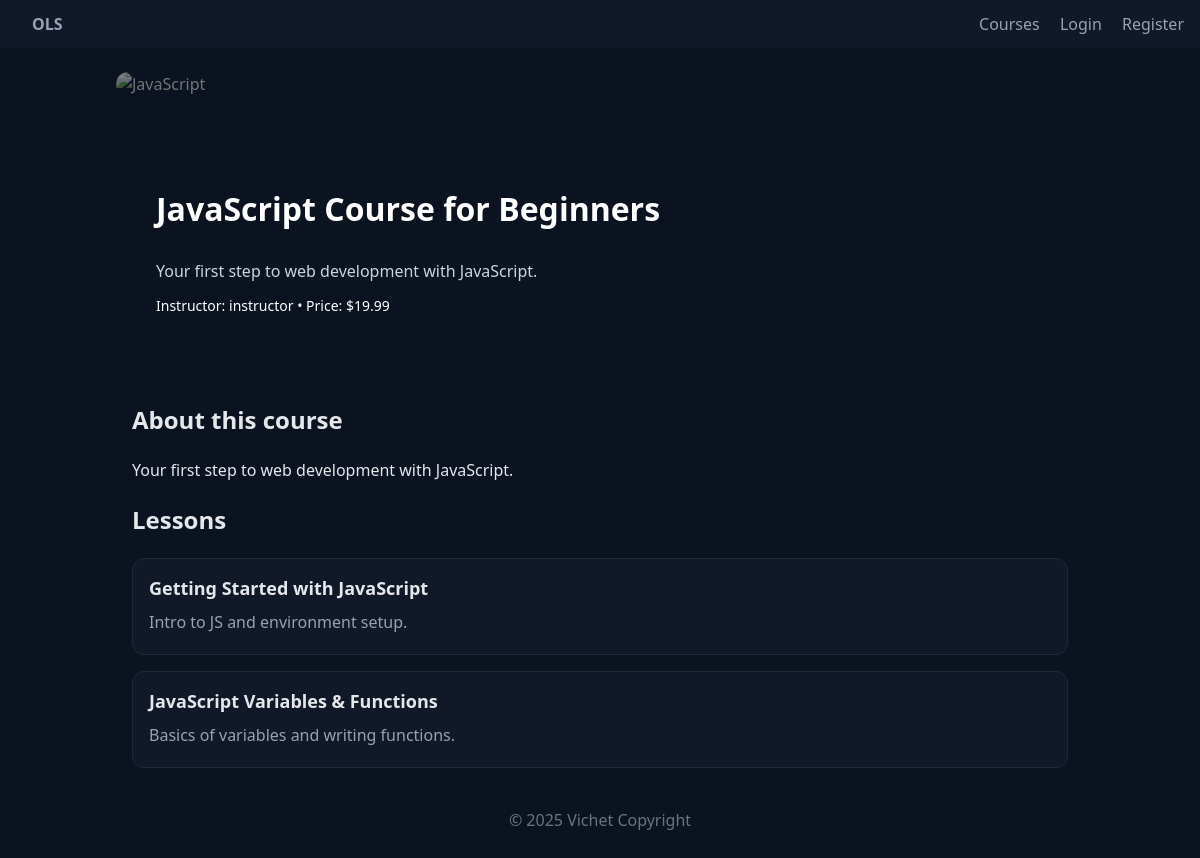
The app's page /courses/javascript-course-for-beginners/ with its own data.
### courses/models.py (models this page shows, shortened)
class Course(models.Model):
    title = models.CharField(max_length=200)
    slug = models.SlugField(max_length=220, unique=True, blank=True)
    description = models.TextField()
    price = models.DecimalField(max_digits=8, decimal_places=2, default=0)
    image = models.ImageField(upload_to='course_images/', blank=True, null=True)
    published = models.BooleanField(default=False)
    created_at = models.DateTimeField(auto_now_add=True)
    category = models.ForeignKey(Category, on_delete=models.SET_NULL, null=True, related_name='courses')
    instructor = models.ForeignKey('users.Instructor', on_delete=models.CASCADE, related_name='courses')
    tags = models.ManyToManyField(Tag, blank=True, related_name='courses')
    class Meta:
        ordering = ['-created_at']

### users/models.py (models this page shows, shortened)
class Instructor(models.Model):
    user = models.OneToOneField(settings.AUTH_USER_MODEL, on_delete=models.CASCADE)
    bio = models.TextField(blank=True)

class User(AbstractUser):
    STUDENT = 'student'
    INSTRUCTOR = 'instructor'
    EMPLOYEE = 'employee'
    ROLE_CHOICES = [
        (STUDENT, 'Student'),
        (INSTRUCTOR, 'Instructor'),
        (EMPLOYEE, 'Employee'),
    ]
    role = models.CharField(max_length=20, choices=ROLE_CHOICES)

### lessons/models.py (models this page shows, shortened)
class Lesson(models.Model):
    course = models.ForeignKey('courses.Course', on_delete=models.CASCADE, related_name='lessons')
    title = models.CharField(max_length=200)
    order = models.PositiveIntegerField(default=1)
    video_url = models.URLField(blank=True)  # or store video file if you want
    resource = models.FileField(upload_to='lesson_resources/', blank=True, null=True)
    content = models.TextField(blank=True)
    class Meta:
        ordering = ['order']
        unique_together = ('course', 'order')

### courses/views.py (the view)
# urls.py: path('<slug:slug>/', views.course_detail, name='course-detail'),
def course_detail(request, slug):
    course = get_object_or_404(Course, slug=slug, published=True)
    return render(request, 'courses/course_detail.html', {'course': course})

### courses/templates/courses/course_detail.html (shortened to what this page needs)
{% extends "base.html" %}
{% load static %}
{% block content %}
<div class="course-banner">
  {% if course.slug == "javascript-course-for-beginners" %}
    <img src="{% static 'img/js.jpg' %}" alt="JavaScript">
  {% elif course.slug == "python-for-beginners" %}
    <img src="{% static 'img/python.jpg' %}" alt="Python">
  {% elif course.image %}
    <img src="{{ course.image.url }}" alt="{{ course.title }}">
  {% else %}
    <img src="{% static 'img/default-course.png' %}" alt="No image">
  {% endif %}
  <div class="overlay">
    <h1>{{ course.title }}</h1>
    <p class="subtitle">{{ course.description|truncatechars:120 }}</p>
    <div class="meta">
      <span>Instructor: {{ course.instructor.user.username }}</span> •
      <span>Price: ${{ course.price }}</span>
    </div>
  </div>
</div>
<div class="course-detail container">
  <h2>About this course</h2>
  <p>{{ course.description }}</p>
  <h2>Lessons</h2>
  <div class="lessons-list">
    {% for lesson in course.lessons.all %}
      <div class="lesson-card">
        <h3>{{ lesson.title }}</h3>
        <p>{{ lesson.content|truncatechars:150 }}</p>
      </div>
    {% empty %}
      <p>No lessons added yet.</p>
    {% endfor %}
  </div>
</div>
{% endblock %}

### static/css/site.css (style rules this page uses)
:root { --bg:#0f172a;--panel:#111827;--muted:#94a3b8;--brand:#22c55e;--text:#e5e7eb; }
* { box-sizing:border-box }
body { margin:0;font:16px/1.5 system-ui,Segoe UI,Roboto;color:var(--text);background:#0b1220 }
.container { max-width:1000px;margin:24px auto;padding:0 16px }
.course-banner { position: relative; height: 300px; overflow: hidden; border-radius: 12px; margin-bottom: 30px; }
.course-banner img { width: 100%; height: 100%; object-fit: cover; filter: brightness(0.5); }
.course-banner .overlay { position: absolute; inset: 0; color: #fff; padding: 40px; display: flex; flex-direction: column; justify-content: flex-end; }
.course-banner h1 { font-size: 32px; margin-bottom: 10px; }
.course-banner .subtitle { font-size: 16px; color: #cbd5e1; margin-bottom: 12px; }
.course-banner .meta { font-size: 14px; margin-bottom: 16px; }
.lessons-list { display: grid; gap: 16px; margin-top: 20px; }
.lesson-card { background: var(--panel); border-radius: 12px; padding: 16px; border: 1px solid #1f2937; }
.lesson-card h3 { margin: 0 0 8px; font-size: 18px; color: var(--text); }
.lesson-card p { margin: 4px 0; color: var(--muted); }

### records on screen
Course: title "JavaScript Course for Beginners", description "Your first step to web development with JavaScript.", instructor.user.username "instructor", price "19.99"
Lesson: title "Getting Started with JavaScript", content "Intro to JS and environment setup."
Lesson: title "JavaScript Variables & Functions", content "Basics of variables and writing functions."
